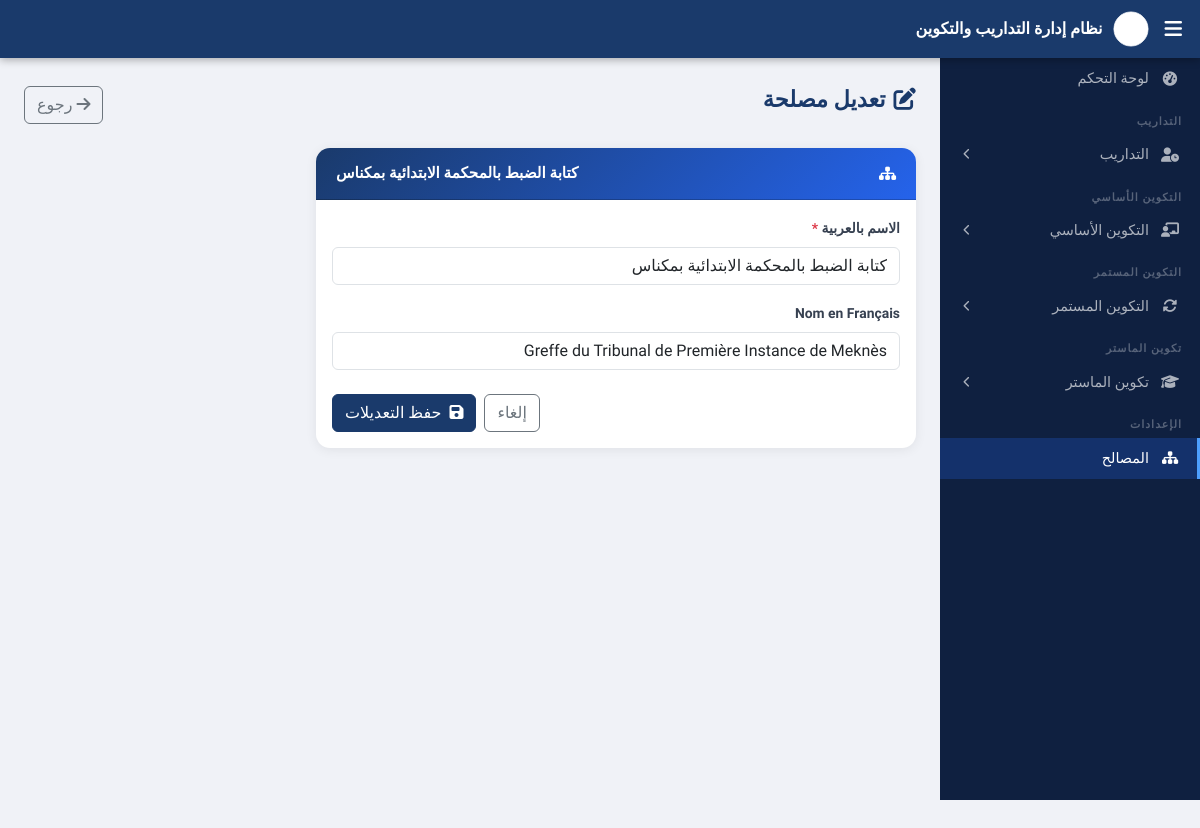
The page /index.php?action=edit_service&id=4 on the database its author committed.
### tables this page shows
CREATE TABLE IF NOT EXISTS services (
    id         INT AUTO_INCREMENT PRIMARY KEY,
    nom_ar     VARCHAR(200) NOT NULL,
    nom_fr     VARCHAR(200),
    created_at TIMESTAMP DEFAULT CURRENT_TIMESTAMP
);

### controllers/ServiceController.php (called while the page is built, shortened)
<?php
require_once __DIR__ . '/../models/Service.php';
class ServiceController {
    private Service $model;
    public function __construct() { $this->model = new Service(); }
    public function edit(?int $id): void {
        if (!$id || !($service = $this->model->getById($id))) { $this->r('services'); }
        require __DIR__ . '/../views/services/edit.php';
    }
}

### config/database.php (called while the page is built)
<?php
class Database {
    private string $host = 'localhost';
    private string $db   = 'gestion_stagiaires';
    private string $user = 'root';
    private string $pass = '';
    public function getConnection(): PDO {
        $dsn = "mysql:host={$this->host};dbname={$this->db};charset=utf8mb4";
        return new PDO($dsn, $this->user, $this->pass, [
            PDO::ATTR_ERRMODE            => PDO::ERRMODE_EXCEPTION,
            PDO::ATTR_DEFAULT_FETCH_MODE => PDO::FETCH_ASSOC,
        ]);
    }
}

### models/Service.php (called while the page is built, shortened)
<?php
require_once __DIR__ . '/../config/database.php';
class Service {
    private PDO $pdo;
    public function __construct() {
        $this->pdo = (new Database())->getConnection();
    }
    public function getById(int $id): array|false {
        $stmt = $this->pdo->prepare("SELECT * FROM services WHERE id=?");
        $stmt->execute([$id]);
        return $stmt->fetch();
    }
}

### views/services/edit.php (the view, shortened to what this page needs)
<?php require __DIR__ . '/../layout/header.php'; ?>
<div class="page-header">
    <div><h2><i class="fas fa-edit me-2"></i>تعديل مصلحة</h2></div>
    <a href="index.php?action=services" class="btn btn-outline-secondary"><i class="fas fa-arrow-right me-1"></i>رجوع</a>
</div>
<?php $v = array_merge($service, $_SERVER['REQUEST_METHOD']==='POST' ? $_POST : []); ?>
<div class="card" style="max-width:600px">
    <div class="card-header"><i class="fas fa-sitemap me-2"></i><?= htmlspecialchars($service['nom_ar']) ?></div>
    <div class="card-body">
        <form method="POST" action="index.php?action=edit_service&id=<?= $service['id'] ?>">
            <div class="mb-3">
                <label class="form-label">الاسم بالعربية <span class="text-danger">*</span></label>
                <input type="text" name="nom_ar" class="form-control" value="<?= htmlspecialchars($v['nom_ar']) ?>" required>
            </div>
            <div class="mb-4">
                <label class="form-label">Nom en Français</label>
                <input type="text" name="nom_fr" class="form-control" value="<?= htmlspecialchars($v['nom_fr']??'') ?>">
            </div>
            <div class="d-flex justify-content-end gap-2">
                <a href="index.php?action=services" class="btn btn-outline-secondary">إلغاء</a>
                <button type="submit" class="btn btn-primary"><i class="fas fa-save me-2"></i>حفظ التعديلات</button>
            </div>
        </form>
    </div>
</div>
<?php require __DIR__ . '/../layout/footer.php'; ?>

### assets/css/style.css (style rules this page uses)
:root { --sidebar-w: 260px; --navbar-h: 58px; --primary: #1a3a6b; --primary-light: #2563eb; --sidebar-bg: #0f2040; }
body { font-family: 'Tajawal', Tahoma, sans-serif; }
html { direction: rtl; }
body { background: #f0f2f7; overflow-x: hidden; }
.page-header { display: flex; justify-content: space-between; align-items: flex-start; margin-bottom: 24px; flex-wrap: wrap; gap: 12px; }
.page-header h2 { margin: 0; font-size: 1.4rem; font-weight: 800; color: var(--primary); }
.card { border: none; border-radius: 14px; box-shadow: 0 2px 12px rgba(0,0,0,.07); }
.card-header { background: linear-gradient(135deg, var(--primary), var(--primary-light)); color: #fff; border-radius: 14px 14px 0 0 !important; padding: 14px 20px; font-weight: 700; font-size: .95rem; display: flex; align-items: center; justify-content: space-between; }
.form-label { font-weight: 700; font-size: .87rem; color: #374151; }
.btn-primary { background: var(--primary); border-color: var(--primary); }

### rows shown on the page
services: nom_ar "كتابة الضبط بالمحكمة الابتدائية بمكناس", nom_fr "Greffe du Tribunal de Première Instance de Meknès"
